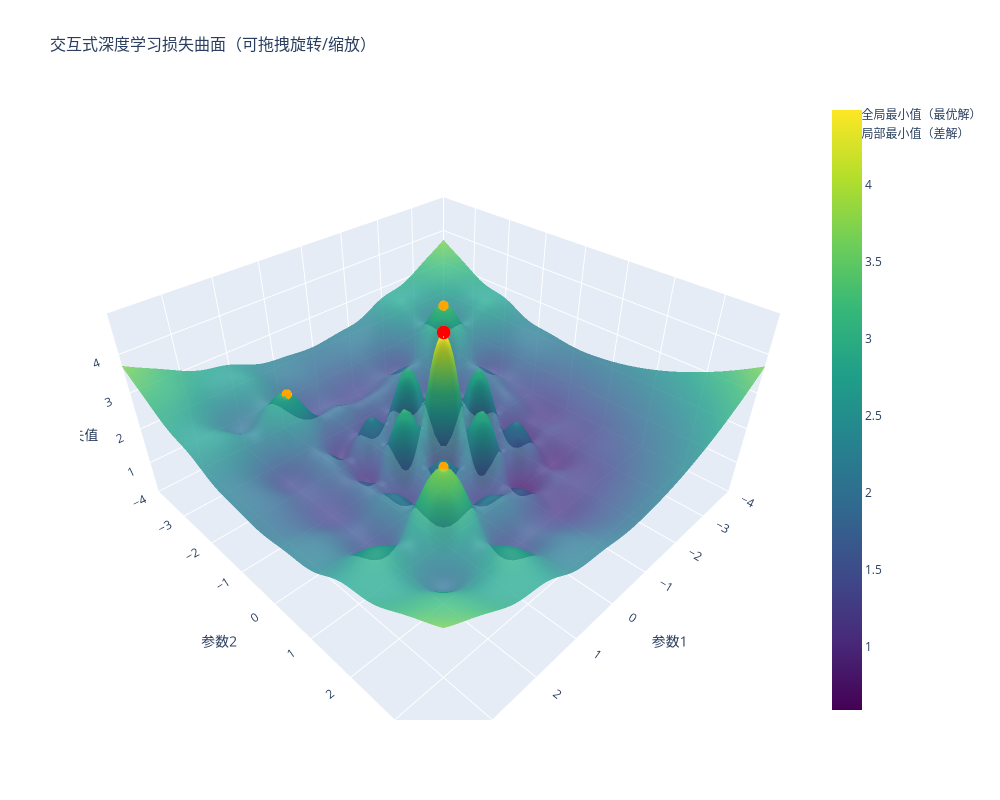

Notebook cell for this chart:
### Code cell
import plotly.graph_objects as go
import numpy as np

# 修正后的损失函数（更贴近真实深度学习的损失曲面：平滑+合理的坑洼分布）
def loss_function(x, y):
    # 全局最小值（最深处的坑）：(0, 0)，损失≈0
    global_min = -2 * np.exp(-0.5*(x**2 + y**2)) * (np.cos(3*x)**2 + np.cos(3*y)**2)

    # 3个典型的局部最小值（浅坑，解较差）
    local_min1 = -1.2 * np.exp(-0.5*((x-2)**2 + (y-2)**2)) * (np.cos(2*(x-2))**2 + np.cos(2*(y-2))**2)
    local_min2 = -1.0 * np.exp(-0.5*((x+2)**2 + (y+2)**2)) * (np.cos(2*(x+2))**2 + np.cos(2*(y+2))**2)
    local_min3 = -0.8 * np.exp(-0.5*((x-2)**2 + (y+2)**2)) * (np.cos(2*(x-2))**2 + np.cos(2*(y+2))**2)

    # 平缓的背景（避免陡峭悬崖掩盖坑洼）
    background = 0.1 * (x**2 + y**2)

    # 总损失：确保全局最小值<局部最小值，曲面平滑
    loss = -(global_min + local_min1 + local_min2 + local_min3) + background + 0.5
    return loss

# 生成网格点（更密集，曲面更平滑）
x = np.linspace(-4, 4, 100)
y = np.linspace(-4, 4, 100)
X, Y = np.meshgrid(x, y)
Z = loss_function(X, Y)

# 标记关键点位（全局/局部最小值）
global_min_x, global_min_y = 0, 0
local_min_pts = [(2, 2), (-2, -2), (2, -2)]  # 3个局部最小值坐标

# 构建交互式3D图
fig = go.Figure()

# 1. 绘制损失曲面（可拖拽旋转）
fig.add_trace(go.Surface(
    x=X, y=Y, z=Z,
    colorscale='Viridis',  # 配色更自然
    opacity=0.8,           # 半透明，能看到标记点
    name='损失曲面'
))

# 2. 标记全局最小值（红色大圆点）
fig.add_trace(go.Scatter3d(
    x=[global_min_x], y=[global_min_y], z=[loss_function(global_min_x, global_min_y)],
    mode='markers',
    marker=dict(size=8, color='red', symbol='circle'),
    name='全局最小值（最优解）'
))

# 3. 标记局部最小值（橙色圆点）
local_x = [p[0] for p in local_min_pts]
local_y = [p[1] for p in local_min_pts]
local_z = [loss_function(p[0], p[1]) for p in local_min_pts]
fig.add_trace(go.Scatter3d(
    x=local_x, y=local_y, z=local_z,
    mode='markers',
    marker=dict(size=6, color='orange', symbol='circle'),
    name='局部最小值（差解）'
))

# 设置图的样式（中文显示+交互优化）
fig.update_layout(
    title=dict(text='交互式深度学习损失曲面（可拖拽旋转/缩放）', font=dict(size=16)),
    scene=dict(
        xaxis_title='参数1',
        yaxis_title='参数2',
        zaxis_title='损失值',
        xaxis=dict(range=[-4, 4]),
        yaxis=dict(range=[-4, 4]),
        zaxis=dict(range=[np.min(Z)-0.5, np.max(Z)+0.5])
    ),
    width=1000,
    height=800,
    legend=dict(font=dict(size=12))
)

# 显示交互式图（运行后会弹出浏览器窗口/Notebook内交互）
fig.show()

### Figure 1 — Plotly figure (JSON) as saved in the notebook; plotly's stock layout.template omitted (floating-point values rounded to 4 significant figures; data arrays with more than 128 entries replaced by an {"elided": "..."} marker saying what was removed)
{"data": [{"colorscale": [[0.0, "#440154"], [0.1111, "#482878"], [0.2222, "#3e4989"], [0.3333, "#31688e"], [0.4444, "#26828e"], [0.5556, "#1f9e89"], [0.6667, "#35b779"], [0.7778, "#6ece58"], [0.8889, "#b5de2b"], [1.0, "#fde725"]], "name": "损失曲面", "opacity": 0.8, "x": {"elided": "100x100 float values"}, "y": {"elided": "100x100 float values"}, "z": {"elided": "100x100 float values"}, "type": "surface"}, {"marker": {"color": "red", "size": 8, "symbol": "circle"}, "mode": "markers", "name": "全局最小值（最优解）", "x": [0], "y": [0], "z": [4.547], "type": "scatter3d"}, {"marker": {"color": "orange", "size": 6, "symbol": "circle"}, "mode": "markers", "name": "局部最小值（差解）", "x": [2, -2, 2], "y": [2, -2, -2], "z": [3.768, 3.368, 2.968], "type": "scatter3d"}], "layout": {"title": {"font": {"size": 16}, "text": "交互式深度学习损失曲面（可拖拽旋转/缩放）"}, "scene": {"xaxis": {"title": {"text": "参数1"}, "range": [-4, 4]}, "yaxis": {"title": {"text": "参数2"}, "range": [-4, 4]}, "zaxis": {"title": {"text": "损失值"}, "range": [0.08838, 4.987]}}, "legend": {"font": {"size": 12}}, "width": 1000, "height": 800}}
